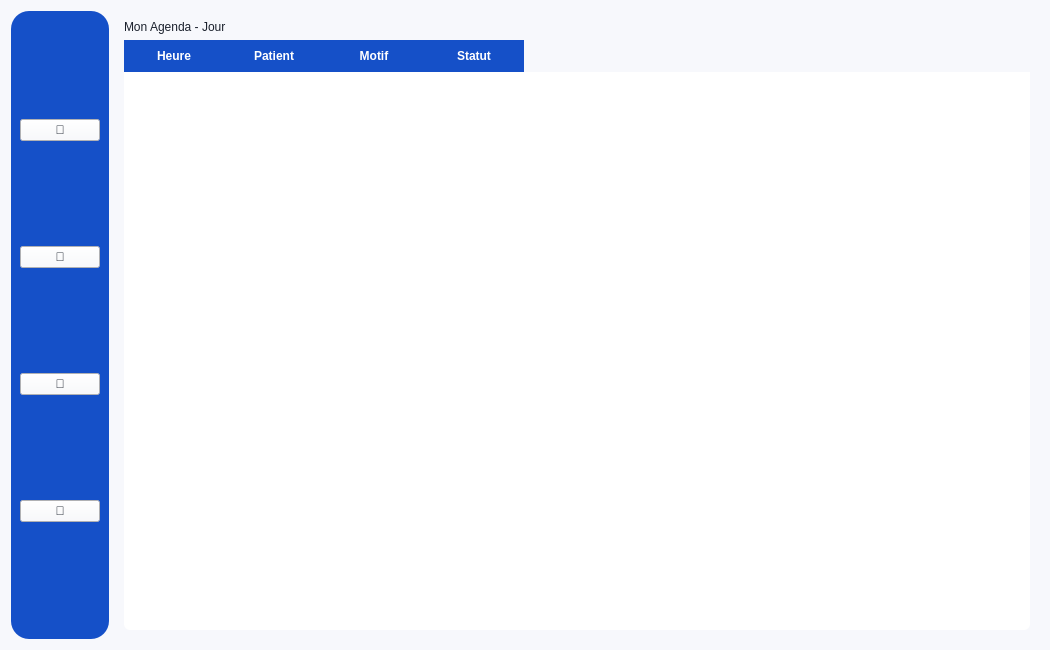
<?xml version="1.0" encoding="UTF-8"?>
<ui version="4.0">
 <class>DoctorDashboard</class>
 <widget class="QWidget" name="DoctorDashboard">
  <property name="geometry">
   <rect><x>0</x><y>0</y><width>1050</width><height>650</height></rect>
  </property>
  <property name="windowTitle"><string>Espace Médecin</string></property>
  <property name="styleSheet">
   <string notr="true">
QWidget { background: #f7f8fc; font-family:'Segoe UI', Arial, sans-serif; color:#1a202c; }
QFrame#sideBar { background:#1550c8; border-radius:18px; }
QPushButton.sidebarBtn { background:transparent; border:none; color:#e3eafc; font-size:15px; font-weight:600; text-align:left; padding:13px 15px; border-radius:6px; margin-top:2px; margin-bottom:2px; }
QPushButton.sidebarBtn:hover { background:#113fa2; color:#fff; }
QLabel.agendaTitle {font-size:17px;color:#1550c8;font-weight:600;margin-bottom:6px;margin-top:8px;}
QHeaderView::section { background-color:#1550c8;color:white; border:none; font-weight:500;padding:7px;border-radius:0;}
QTableWidget { background:white; border-radius:6px; font-size:14px; gridline-color:#e3eafc; }
QTableWidget::item:selected { background:#eaf1fe; color:#1a202c;}
QTableCornerButton::section { background: #1550c8; }
   </string>
  </property>
  <layout class="QHBoxLayout" name="mainLayout" stretch="0,1">
   <item>
    <widget class="QFrame" name="sideBar">
     <property name="minimumWidth"><number>75</number></property>
     <property name="maximumWidth"><number>100</number></property>
     <property name="objectName"><string>sideBar</string></property>
     <property name="frameShape"><enum>QFrame::StyledPanel</enum></property>
     <layout class="QVBoxLayout" name="sideBarLayout">
      <item><widget class="QPushButton" name="btnAgenda"><property name="text"><string>📆</string></property><property name="toolTip"><string>Mon agenda</string></property><property name="objectName"><cstring>sidebarBtn</cstring></property><property name="minimumHeight"><number>32</number></property></widget></item>
      <item><widget class="QPushButton" name="btnPatients"><property name="text"><string>👤</string></property><property name="toolTip"><string>Patients</string></property><property name="objectName"><cstring>sidebarBtn</cstring></property><property name="minimumHeight"><number>32</number></property></widget></item>
      <item><widget class="QPushButton" name="btnDossier"><property name="text"><string>📄</string></property><property name="toolTip"><string>Dossier médical</string></property><property name="objectName"><cstring>sidebarBtn</cstring></property><property name="minimumHeight"><number>32</number></property></widget></item>
      <item><widget class="QPushButton" name="btnOrdonnances"><property name="text"><string>💊</string></property><property name="toolTip"><string>Ordonnances</string></property><property name="objectName"><cstring>sidebarBtn</cstring></property><property name="minimumHeight"><number>32</number></property></widget></item>
      <item><spacer name="sidebarSpacerTop"/></item>
     </layout>
    </widget>
   </item>
   <item>
    <widget class="QWidget" name="centralArea">
     <layout class="QVBoxLayout" name="centralLayout">
      <item><widget class="QLabel" name="lblAgendaTitle"><property name="text"><string>Mon Agenda - Jour</string></property><property name="objectName"><cstring>agendaTitle</cstring></property></widget></item>
      <item>
       <widget class="QTableWidget" name="tableAgenda">
        <property name="columnCount"><number>4</number></property>
        <property name="rowCount"><number>0</number></property>
        <column><property name="text"><string>Heure</string></property></column>
        <column><property name="text"><string>Patient</string></property></column>
        <column><property name="text"><string>Motif</string></property></column>
        <column><property name="text"><string>Statut</string></property></column>
       </widget>
      </item>
     </layout>
    </widget>
   </item>
  </layout>
 </widget>
 <resources/>
 <connections/>
</ui>
